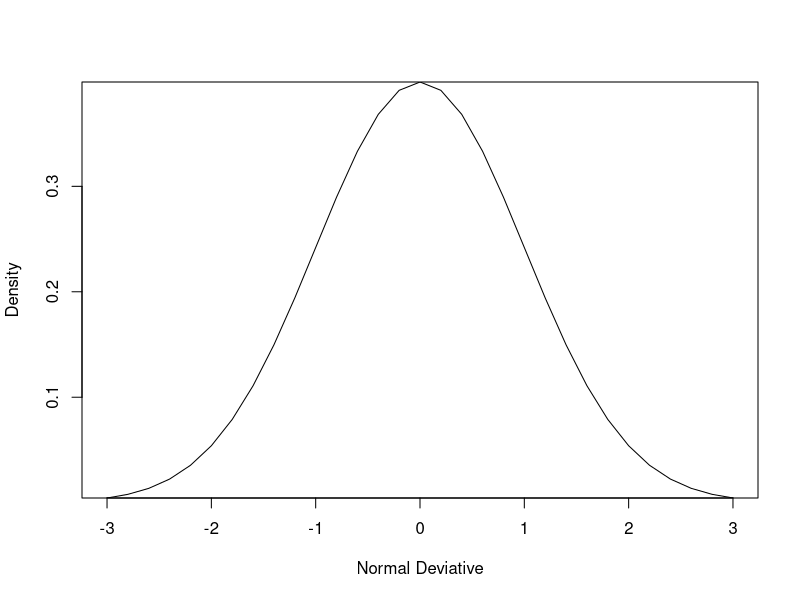

Recreate this plot in R.
#
# R in action (2 ed.)
#

#
# Normal distribution [-3, 3]
#

x <- pretty(c(-3, 3), 30)

y <- dnorm(x)

plot(x, y, type = "l", xlab="Normal Deviative", ylab="Density", yaxs="i")
